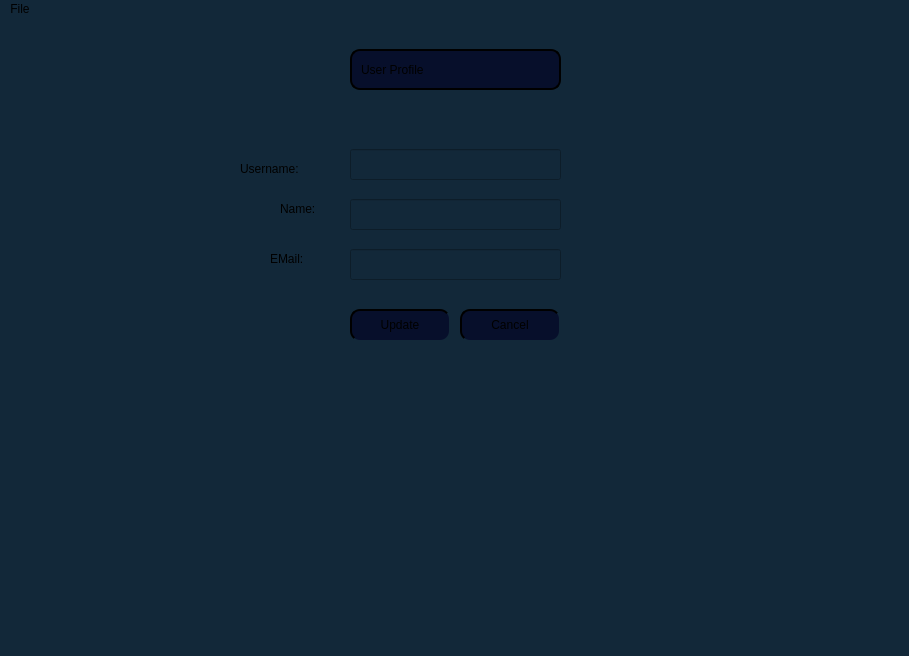
<?xml version="1.0" encoding="UTF-8"?>
<ui version="4.0">
 <class>MainWindow</class>
 <widget class="QMainWindow" name="MainWindow">
  <property name="geometry">
   <rect>
    <x>0</x>
    <y>0</y>
    <width>909</width>
    <height>656</height>
   </rect>
  </property>
  <property name="windowTitle">
   <string>Profile</string>
  </property>
  <property name="styleSheet">
   <string notr="true">background-color: #122839;</string>
  </property>
  <widget class="QWidget" name="centralwidget">
   <widget class="QLabel" name="label_2">
    <property name="geometry">
     <rect>
      <x>240</x>
      <y>140</y>
      <width>111</width>
      <height>20</height>
     </rect>
    </property>
    <property name="styleSheet">
     <string notr="true">font: 300 18pt &quot;Fira Code&quot;;</string>
    </property>
    <property name="text">
     <string>Username:</string>
    </property>
   </widget>
   <widget class="QLabel" name="label_3">
    <property name="geometry">
     <rect>
      <x>280</x>
      <y>180</y>
      <width>81</width>
      <height>20</height>
     </rect>
    </property>
    <property name="styleSheet">
     <string notr="true">font: 300 18pt &quot;Fira Code&quot;;</string>
    </property>
    <property name="text">
     <string>Name:</string>
    </property>
   </widget>
   <widget class="QLabel" name="label_4">
    <property name="geometry">
     <rect>
      <x>270</x>
      <y>230</y>
      <width>71</width>
      <height>20</height>
     </rect>
    </property>
    <property name="styleSheet">
     <string notr="true">font: 300 18pt &quot;Fira Code&quot;;</string>
    </property>
    <property name="text">
     <string>EMail:</string>
    </property>
   </widget>
   <widget class="QLineEdit" name="usernameLineEdit">
    <property name="geometry">
     <rect>
      <x>350</x>
      <y>130</y>
      <width>211</width>
      <height>31</height>
     </rect>
    </property>
   </widget>
   <widget class="QLineEdit" name="nameLineEdit">
    <property name="geometry">
     <rect>
      <x>350</x>
      <y>180</y>
      <width>211</width>
      <height>31</height>
     </rect>
    </property>
   </widget>
   <widget class="QLineEdit" name="emailLineEdit">
    <property name="geometry">
     <rect>
      <x>350</x>
      <y>230</y>
      <width>211</width>
      <height>31</height>
     </rect>
    </property>
   </widget>
   <widget class="QPushButton" name="updateButton">
    <property name="geometry">
     <rect>
      <x>350</x>
      <y>290</y>
      <width>100</width>
      <height>32</height>
     </rect>
    </property>
    <property name="styleSheet">
     <string notr="true">  border-style: outset;
    border-width: 2px;
    border-radius: 10px;
    padding: 6px;
background-color: #070F2B;</string>
    </property>
    <property name="text">
     <string>Update</string>
    </property>
   </widget>
   <widget class="QPushButton" name="cancelButton">
    <property name="geometry">
     <rect>
      <x>460</x>
      <y>290</y>
      <width>100</width>
      <height>32</height>
     </rect>
    </property>
    <property name="styleSheet">
     <string notr="true">  border-style: outset;
    border-width: 2px;
    border-radius: 10px;
    padding: 6px;
background-color: #070F2B;</string>
    </property>
    <property name="text">
     <string>Cancel</string>
    </property>
   </widget>
   <widget class="QLabel" name="label">
    <property name="geometry">
     <rect>
      <x>350</x>
      <y>30</y>
      <width>211</width>
      <height>41</height>
     </rect>
    </property>
    <property name="styleSheet">
     <string notr="true">  border-style: outset;
font: 24pt &quot;Fira Code&quot;;
    border-width: 2px;
    border-radius: 10px;
    padding: 6px;
background-color: #070F2B;</string>
    </property>
    <property name="text">
     <string>User Profile</string>
    </property>
   </widget>
  </widget>
  <widget class="QMenuBar" name="menubar">
   <property name="geometry">
    <rect>
     <x>0</x>
     <y>0</y>
     <width>909</width>
     <height>24</height>
    </rect>
   </property>
   <widget class="QMenu" name="menuFile">
    <property name="title">
     <string>File</string>
    </property>
    <addaction name="actionLogout"/>
   </widget>
   <addaction name="menuFile"/>
  </widget>
  <widget class="QStatusBar" name="statusbar"/>
  <action name="actionLogout">
   <property name="text">
    <string>logout</string>
   </property>
  </action>
 </widget>
 <resources/>
 <connections/>
</ui>
